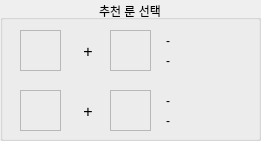
   <widget class="QGroupBox" name="groupBox_6">
    <property name="geometry">
     <rect>
      <x>10</x>
      <y>320</y>
      <width>261</width>
      <height>141</height>
     </rect>
    </property>
    <property name="title">
     <string>추천 룬 선택</string>
    </property>
    <property name="alignment">
     <set>Qt::AlignCenter</set>
    </property>
    <widget class="QLabel" name="lune_img_1">
     <property name="geometry">
      <rect>
       <x>20</x>
       <y>30</y>
       <width>41</width>
       <height>41</height>
      </rect>
     </property>
     <property name="frameShape">
      <enum>QFrame::StyledPanel</enum>
     </property>
     <property name="text">
      <string/>
     </property>
    </widget>
    <widget class="QLabel" name="lune_img_2">
     <property name="geometry">
      <rect>
       <x>110</x>
       <y>30</y>
       <width>41</width>
       <height>41</height>
      </rect>
     </property>
     <property name="frameShape">
      <enum>QFrame::StyledPanel</enum>
     </property>
     <property name="text">
      <string/>
     </property>
    </widget>
    <widget class="QLabel" name="lune_img_3">
     <property name="geometry">
      <rect>
       <x>20</x>
       <y>90</y>
       <width>41</width>
       <height>41</height>
      </rect>
     </property>
     <property name="frameShape">
      <enum>QFrame::StyledPanel</enum>
     </property>
     <property name="text">
      <string/>
     </property>
    </widget>
    <widget class="QLabel" name="lune_img_4">
     <property name="geometry">
      <rect>
       <x>110</x>
       <y>90</y>
       <width>41</width>
       <height>41</height>
      </rect>
     </property>
     <property name="frameShape">
      <enum>QFrame::StyledPanel</enum>
     </property>
     <property name="text">
      <string/>
     </property>
    </widget>
    <widget class="QLabel" name="lune_rate_1">
     <property name="geometry">
      <rect>
       <x>166</x>
       <y>33</y>
       <width>81</width>
       <height>16</height>
      </rect>
     </property>
     <property name="font">
      <font>
       <family>Arial</family>
      </font>
     </property>
     <property name="frameShape">
      <enum>QFrame::NoFrame</enum>
     </property>
     <property name="text">
      <string>-</string>
     </property>
     <property name="alignment">
      <set>Qt::AlignLeading|Qt::AlignLeft|Qt::AlignVCenter</set>
     </property>
    </widget>
    <widget class="QLabel" name="lune_rate_2">
     <property name="geometry">
      <rect>
       <x>166</x>
       <y>53</y>
       <width>81</width>
       <height>16</height>
      </rect>
     </property>
     <property name="font">
      <font>
       <family>Arial</family>
      </font>
     </property>
     <property name="frameShape">
      <enum>QFrame::NoFrame</enum>
     </property>
     <property name="text">
      <string>-</string>
     </property>
     <property name="alignment">
      <set>Qt::AlignLeading|Qt::AlignLeft|Qt::AlignVCenter</set>
     </property>
    </widget>
    <widget class="QLabel" name="lune_rate_3">
     <property name="geometry">
      <rect>
       <x>166</x>
       <y>93</y>
       <width>81</width>
       <height>16</height>
      </rect>
     </property>
     <property name="font">
      <font>
       <family>Arial</family>
      </font>
     </property>
     <property name="frameShape">
      <enum>QFrame::NoFrame</enum>
     </property>
     <property name="text">
      <string>-</string>
     </property>
     <property name="alignment">
      <set>Qt::AlignLeading|Qt::AlignLeft|Qt::AlignVCenter</set>
     </property>
    </widget>
    <widget class="QLabel" name="lune_rate_4">
     <property name="geometry">
      <rect>
       <x>166</x>
       <y>113</y>
       <width>81</width>
       <height>16</height>
      </rect>
     </property>
     <property name="font">
      <font>
       <family>Arial</family>
      </font>
     </property>
     <property name="frameShape">
      <enum>QFrame::NoFrame</enum>
     </property>
     <property name="text">
      <string>-</string>
     </property>
     <property name="alignment">
      <set>Qt::AlignLeading|Qt::AlignLeft|Qt::AlignVCenter</set>
     </property>
    </widget>
    <widget class="QLabel" name="label_65">
     <property name="geometry">
      <rect>
       <x>80</x>
       <y>43</y>
       <width>16</width>
       <height>16</height>
      </rect>
     </property>
     <property name="font">
      <font>
       <family>Arial</family>
       <pointsize>12</pointsize>
       <weight>50</weight>
       <bold>false</bold>
      </font>
     </property>
     <property name="text">
      <string>+</string>
     </property>
     <property name="alignment">
      <set>Qt::AlignCenter</set>
     </property>
    </widget>
    <widget class="QLabel" name="label_66">
     <property name="geometry">
      <rect>
       <x>80</x>
       <y>103</y>
       <width>16</width>
       <height>16</height>
      </rect>
     </property>
     <property name="font">
      <font>
       <family>Arial</family>
       <pointsize>12</pointsize>
       <weight>50</weight>
       <bold>false</bold>
      </font>
     </property>
     <property name="text">
      <string>+</string>
     </property>
     <property name="alignment">
      <set>Qt::AlignCenter</set>
     </property>
    </widget>
   </widget>
